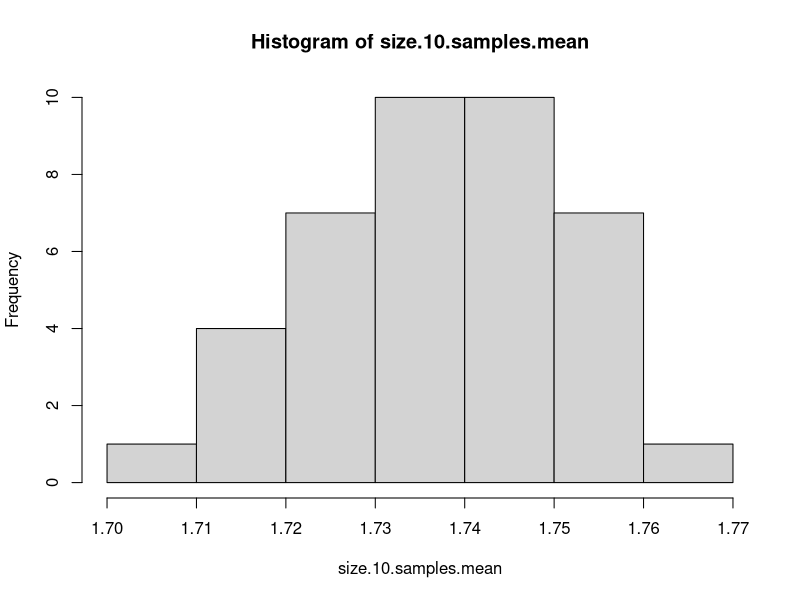
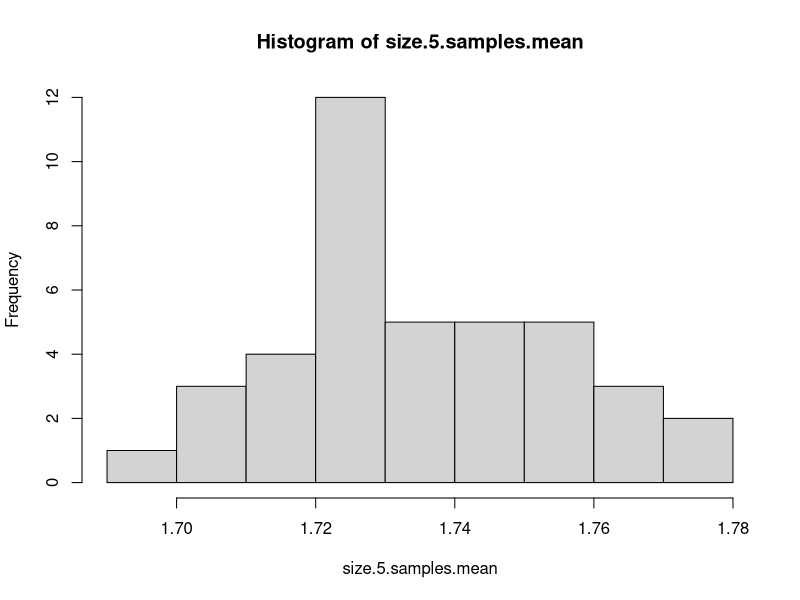

The R source for these figures, in order:
## ---- chunk 1
library(readr)
world_data_combined<-read_csv("Datasets/world_data_combined.csv", 
    col_types = cols(...2 = col_skip(), ...6 = col_skip()))
colnames(world_data_combined)<-c("Country","Male.Height",
                                 "Male.Weight","Male.BMI",
                                 "Female.Height","Female.Weight",
                                 "Female.BMI")
## ---- chunk 2
mu.m<-mean(world_data_combined$Male.Height)
mu.m
## ---- chunk 3
sigma.m<-sd(world_data_combined$Male.Height)
sigma.m
## ---- chunk 4
suppressPackageStartupMessages(require(dplyr))
## ---- chunk 5
my.sample<-world_data_combined %>% slice_sample(n=10)
## ---- chunk 6
mu.10<- mean(my.sample$Male.Height)
mu.10
## ---- chunk 7
my.countries<-c("East Timor","Bangladesh",
                "Brunei","Laos","Philipines",
                "Madagascar","Nepal","Maynmar",
                "Indonesia","Sri Lanka","Cambodia")
my.countries.df<-world_data_combined %>% 
  filter(Country %in% my.countries)
my.countries.mu<-mean(my.countries.df$Male.Height)
my.countries.mu
## ---- chunk 8
s.10<-sigma.m/sqrt(10)
s.10
## ---- chunk 9
all.male.data<-world_data_combined$Male.Height
size.10.samples.mean<-rep(0,40)
for( i in 1:40){
  size.10.samples.mean[i]<-mean(sample(all.male.data,10))
}
hist(size.10.samples.mean)
## ---- chunk 10
size.5.samples.mean<-rep(0,40)
for( i in 1:40){
  size.5.samples.mean[i]<-mean(sample(all.male.data,5))
}
hist(size.5.samples.mean)
## ---- chunk 11
critical.n<-qnorm(0.975)

## ---- chunk 12
critical_t<-qt(0.975,5)
## ---- chunk 13
set.seed(2024)
mysample<-rnorm(9,30,5)
s<-sd(mysample)
mymu<-mean(mysample)
my.crit<-2.31
low.bound<-mymu - my.crit*s/sqrt(9)
up.bound<-mymu + my.crit*s/sqrt(9)
